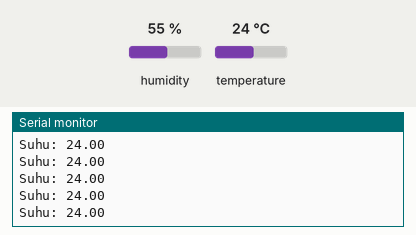
A sketch run on a simulated Arduino Uno, built with avr-gcc and run on an emulated ATmega328P. Shown: the last lines printed to the serial monitor. The inputs (shaded band) are chosen by the test bench; at power-on: temperature 24 °C, humidity 55 %.

Above: at 2.8 s.
2.9 s: temperature set to 12 °C
At 4.24 s:
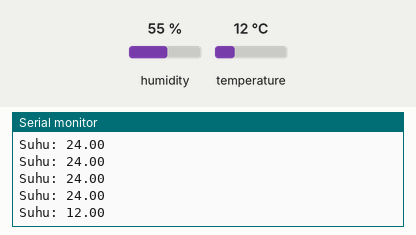
5.6 s: temperature set to 19 °C
At 6.05 s:
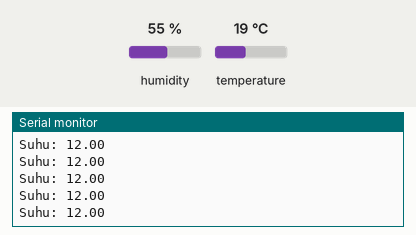
Timing chart, 0 to 8.6 s (numbered marks = the images above; inputs shaded):
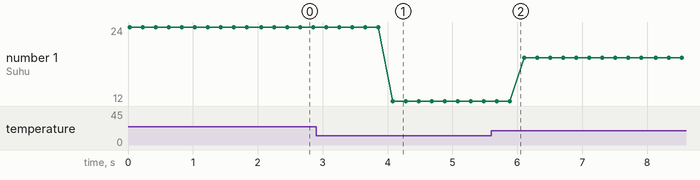

Measured:
- after the input at 2.9 s, the serial monitor: prints a new line after 1.2 s (image 1)
- plotted number 1: 24 → 12 after the input at 2.9 s, 12 → 19 after the input at 5.6 s

The sketch:

sensor_suhu.ino
```cpp
#include <DHT.h>
DHT dht(2,DHT11);

void setup(){
  Serial.begin(9600);
  dht.begin();
  }

  void loop(){
   // float kelembaman = dht.readHumidity();
    float suhu = dht.readTemperature();

    //Serial.print(" kelembapan: ");
    //Serial.print(kelembaman);
    //delay(200);
    //Serial.print("\n");
    Serial.print("Suhu: ");
    Serial.print(suhu);
    delay(200);
    Serial.print("\n");
    }
```
